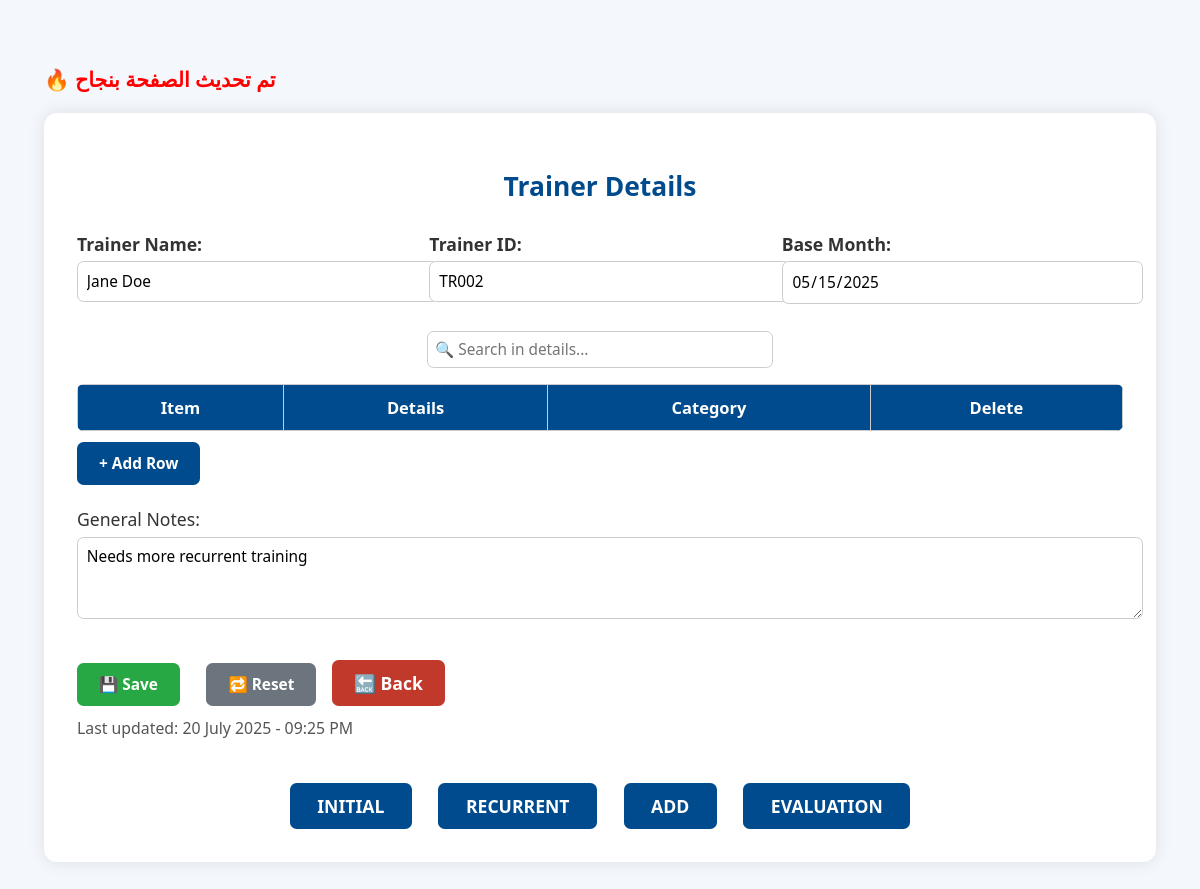
Screenshot of /trainer/TR002 with the database file from the repository.
### tables this page shows
CREATE TABLE trainers (
    id INTEGER PRIMARY KEY AUTOINCREMENT,
    name TEXT NOT NULL,
    trainer_id TEXT NOT NULL UNIQUE,
    base_month TEXT NOT NULL,
    initial TEXT,
    recurrent TEXT,
    add_course TEXT,
    evaluate TEXT,
    notes TEXT
);

### app.py (the view, shortened to what this page needs)
@app.route("/trainer/<trainer_id>", methods=["GET", "POST"])
def trainer_detail(trainer_id):
    conn = sqlite3.connect("database.db")
    conn.row_factory = sqlite3.Row
    c = conn.cursor()
    trainer = c.execute("SELECT * FROM trainers WHERE trainer_id = ?", (trainer_id,)).fetchone()
    records = c.execute("SELECT * FROM trainer_details WHERE trainer_id = ?", (trainer_id,)).fetchall()
    conn.close()
    return render_template("ast/trainer_detail.html", trainer=trainer, details=records, datetime=datetime)

### templates/ast/trainer_detail.html (shortened to what this page needs)
<!DOCTYPE html>
<html lang="en">
<head>
    <link rel="stylesheet" href="{{ url_for('static', filename='style.css') }}?v=124">
</head>
<body>
    <h3 style="color:red;">🔥 تم تحديث الصفحة بنجاح</h3>
    <div class="container">
        <h2>Trainer Details</h2>
        <form method="POST" action="{{ url_for('trainer_detail', trainer_id=trainer.trainer_id) }}">
            <div class="info-group">
                <div style="flex:1; margin-right: 10px;">
                    <label>Trainer Name:</label>
                    <input type="text" name="trainer_name" value="{{ trainer.name }}" readonly>
                </div>
                <div style="flex:1; margin-right: 10px;">
                    <label>Trainer ID:</label>
                    <input type="text" name="trainer_id" value="{{ trainer.trainer_id }}" readonly>
                </div>
                <div style="flex:1;">
                    <label>Base Month:</label>
                    <input type="date" name="base_month" value="{{ trainer.base_month }}" readonly>
                </div>
            </div>
            <div class="search-box">
                <input type="text" id="searchInput" onkeyup="filterTable()" placeholder="🔍 Search in details...">
            </div>
            <table id="detail-table">
                <thead>
                    <tr>
                        <th>Item</th>
                        <th>Details</th>
                        <th>Category</th>
                        <th>Delete</th>
                    </tr>
                </thead>
            </table>
            <button type="button" class="add-row-btn" onclick="addRow()">+ Add Row</button>
            <label style="margin-top: 20px; display:block;">General Notes:</label>
            <textarea name="general_notes" rows="3">{{ trainer.notes or "" }}</textarea>
            <div style="margin-top: 20px;">
                <button type="submit" class="save-btn">💾 Save</button>
                <button type="reset" class="reset-btn">🔁 Reset</button>
                <a href="{{ url_for('dashboard') }}" class="back-btn">🔙 Back</a>
            </div>
            <div class="last-updated">
                Last updated: {{ datetime.now().strftime("%d %B %Y - %I:%M %p") }}
            </div>
        </form>
        <div class="button-group">
            <a href="{{ url_for('initial_page', trainer_id=trainer.id) }}" class="form-btn">INITIAL</a>
            <a href="{{ url_for('recurrent_page', trainer_id=trainer.id) }}" class="form-btn">RECURRENT</a>
            <a href="{{ url_for('add_qualification', trainer_id=trainer.id) }}" class="form-btn">ADD</a>
            <a href="{{ url_for('evaluation', trainer_id=trainer.id) }}" class="form-btn">EVALUATION</a>
        </div>
    </div>
</body>
</html>

### static/style.css (style rules this page uses)
body { font-family: 'Segoe UI', Tahoma, sans-serif; background-color: #f5f8fc; padding: 40px; margin: 0; color: #333; }
.container, .initial-container, .tcfoi-container, .qualification-container { max-width: 95%; margin: auto; background-color: #fff; padding: 30px; border-radius: 10px; box-shadow: 0 0 12px rgba(0, 0, 0, 0.08); }
h2 { text-align: center; color: #004b8d; margin-bottom: 20px; }
button, input, select, textarea { font-size: 14px; padding: 8px 12px; border-radius: 6px; border: 1px solid #ccc; outline: none; font-family: 'Segoe UI', Tahoma, sans-serif; }
button { cursor: pointer; transition: background-color 0.3s ease, transform 0.1s ease; }
button.save-btn { background-color: #28a745; color: white; border: none; margin-right: 10px; }
button.reset-btn { background-color: #6c757d; color: white; border: none; }
a.back-btn { background-color: #c0392b; color: white !important; padding: 10px 20px; font-weight: bold; border-radius: 6px; text-decoration: none; display: inline-block; transition: background-color 0.3s ease, transform 0.1s ease; margin-left: 10px; }
button.add-row-btn { margin-top: 10px; background-color: #004b8d; color: white; border: none; }
table { width: 100%; border-collapse: collapse; margin-top: 20px; background-color: #fff; }
th, td { border: 1px solid #ccc; padding: 10px; text-align: center; }
th { background-color: #004b8d; color: white; font-size: 15px; }
.form-btn { display: inline-block; margin: 10px 10px 0; padding: 10px 25px; background-color: #004b8d; color: white; border: none; border-radius: 6px; font-weight: bold; text-decoration: none; cursor: pointer; }
.button-group { text-align: center; margin-top: 30px; }
.last-updated { margin-top: 10px; font-size: 0.9em; color: #555; }
.search-box { margin: 20px 0 10px; display: flex; justify-content: center; }
.search-box input { width: 300px; padding: 6px; border: 1px solid #ccc; border-radius: 6px; }

### templates/ast/trainer_detail.html (style rules this page uses)
body { font-family: 'Segoe UI', sans-serif; background-color: #f4f7fc; padding: 40px; zoom: 1.1; }
.container { max-width: 95%; margin: auto; background-color: white; padding: 30px; border-radius: 12px; box-shadow: 0 0 15px rgba(0, 0, 0, 0.1); }
h2 { text-align: center; color: #004b8d; margin-bottom: 25px; }
.info-group { display: flex; justify-content: space-between; margin-bottom: 20px; }
.info-group label { font-weight: bold; margin-bottom: 5px; }
input[type="text"], input[type="date"], select, textarea { padding: 8px; width: 100%; border-radius: 6px; border: 1px solid #ccc; margin-top: 5px; }
table { width: 100%; border-collapse: collapse; margin-top: 15px; border-radius: 6px; overflow: hidden; }
th, td { border: 1px solid #ccc; padding: 10px; text-align: center; }
th { background-color: #004b8d; color: white; }
.add-row-btn, .reset-btn, .save-btn { margin-top: 15px; padding: 10px 20px; border: none; border-radius: 6px; font-weight: bold; cursor: pointer; }
.add-row-btn { background-color: #004b8d; color: white; }
.reset-btn { background-color: #6c757d; color: white; margin-left: 10px; }
.save-btn { background-color: #28a745; color: white; margin-right: 10px; }
a.back-btn { background-color: #c0392b; color: white !important; padding: 10px 20px; font-weight: bold; border-radius: 6px; text-decoration: none; display: inline-block; transition: background-color 0.3s ease, transform 0.1s ease; margin-left: 10px; }
.form-btn { display: inline-block; margin: 10px 10px 0; padding: 10px 25px; background-color: #004b8d; color: white; border: none; border-radius: 6px; font-weight: bold; text-decoration: none; cursor: pointer; }
.button-group { text-align: center; margin-top: 30px; }
.last-updated { margin-top: 10px; font-size: 0.9em; color: #555; }
.search-box { margin: 20px 0 10px; display: flex; justify-content: center; }
.search-box input { width: 300px; padding: 6px; border: 1px solid #ccc; border-radius: 6px; }

### rows the page displays
trainers: trainer_name "Jane Doe", trainer_id "TR002", base_month "05/15/2025", general_notes "Needs more recurrent training"
